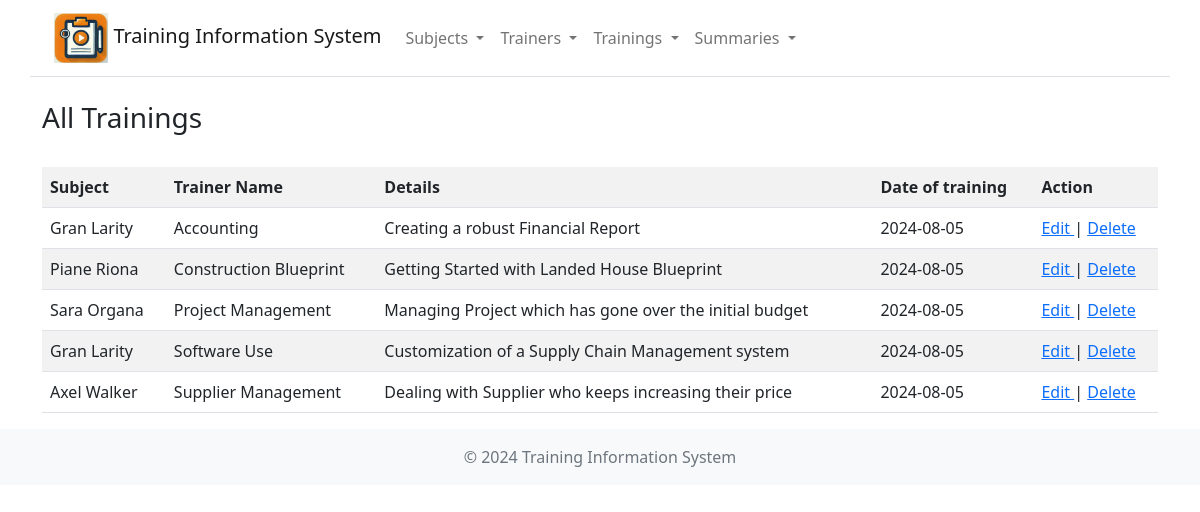
Page /trainings on the earlier database version.
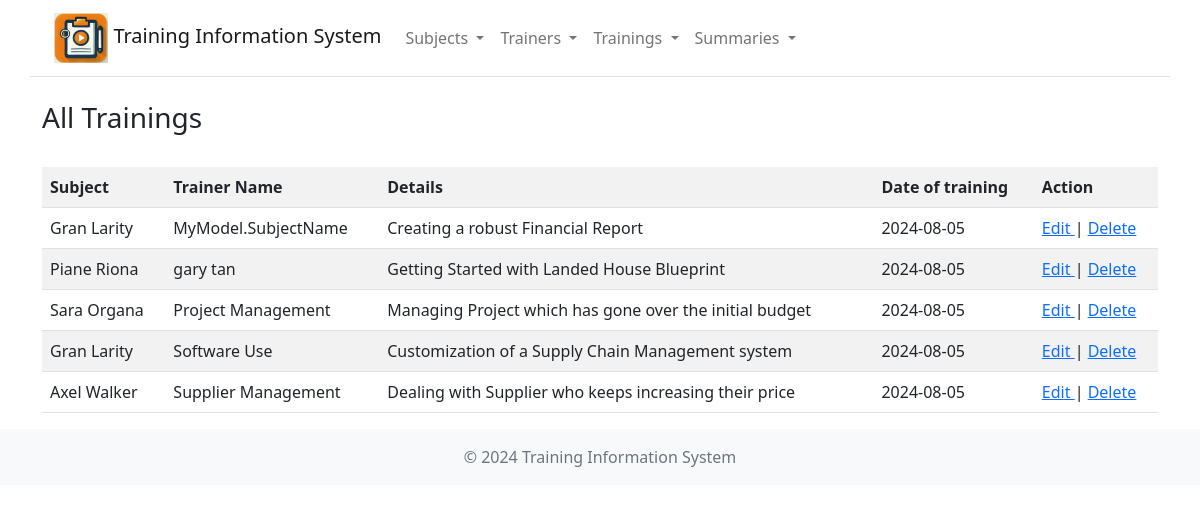
Same page on the later database version.
### models.py (models this page shows)
class Training(db.Model):
    __tablename__ = 'training'
    t_id = db.Column(db.Integer, primary_key=True)
    trainer_id = db.Column(db.Integer, db.ForeignKey('trainer.trainer_id'), nullable=False)
    subject_id = db.Column(db.Integer, db.ForeignKey('subject.subject_id'), nullable=False)
    date_training = db.Column(db.Date, nullable=False)
    details = db.Column(db.String(250), nullable=False)
    trainer = db.relationship('Trainer', back_populates='trainings')
    subject = db.relationship('Subject', back_populates='trainings')

class Subject(db.Model):
    __tablename__ = 'subject'
    subject_id = db.Column(db.Integer, primary_key=True)
    name = db.Column(db.String(90), nullable=False)
    trainings = db.relationship('Training', back_populates='subject')

class Trainer(db.Model):
    __tablename__ = 'trainer'
    trainer_id = db.Column(db.Integer, primary_key=True)
    first_name = db.Column(db.String(50), nullable=False)
    family_name = db.Column(db.String(50), nullable=False)
    trainings = db.relationship('Training', back_populates='trainer')

### routes/training_routes.py (the view)
@training_bp.route('/trainings')
def trainings():
    trainings = Training.query.all()
    now = datetime.now()
    return render_template('trainings.html', trainings=trainings, now=now)

### templates/trainings.html (shortened to what this page needs)
<!DOCTYPE html>
<html lang="en">
<head>
    <link href="/static/css/bootstrap/css/bootstrap.min.css" rel="stylesheet" />
    <link href="/static/css/bootstrap/font/bootstrap-icons.min.css" rel="stylesheet" />
</head>
<body>
    {% include 'navbar.html' %}
    <div class="container">
        <br />
        <h3>All Trainings</h3>
        <br />
        {% if trainings %}
            <table class='table table-striped table-hover'>
                <tr>
                    <th>Subject</th>
                    <th>Trainer Name</th>
                    <th>Details</th>
                    <th>Date of training</th>
                    <th>Action</th>
                </tr>
                {% for training in trainings %}
                    <tr>
                        <td>{{ training.trainer.first_name }} {{ training.trainer.family_name }}</td>
                        <td>{{ training.subject.name }}</td>
                        <td>{{ training.details }}</td>
                        <td>{{ now.strftime('%Y-%m-%d') }}</td>
                        <td>
                            <a href="{{ url_for('training.training_edit', id=training.t_id) }}">
                                Edit
                            </a>
                            |
                            <a href="{{ url_for('training.training_delete', id=training.t_id) }}"
                               onclick="return confirm('Delete Training [{{ training.t_id }}]')">
                                Delete
                            </a>
                        </td>
                    </tr>
                {% endfor %}
            </table>
        {% else %}
            <p class="alert alert-danger">No Trainings found.</p>
        {% endif %}
    </div>
    {% include 'footer.html' %}
</body>
</html>

Differences in the rows shown:
changed through a linked row, Training "Creating a robust Financial Report": subject.name "Accounting" → "MyModel.SubjectName"
changed through a linked row, Training "Getting Started with Landed House Blueprint": subject.name "Construction Blueprint" → "gary tan"
